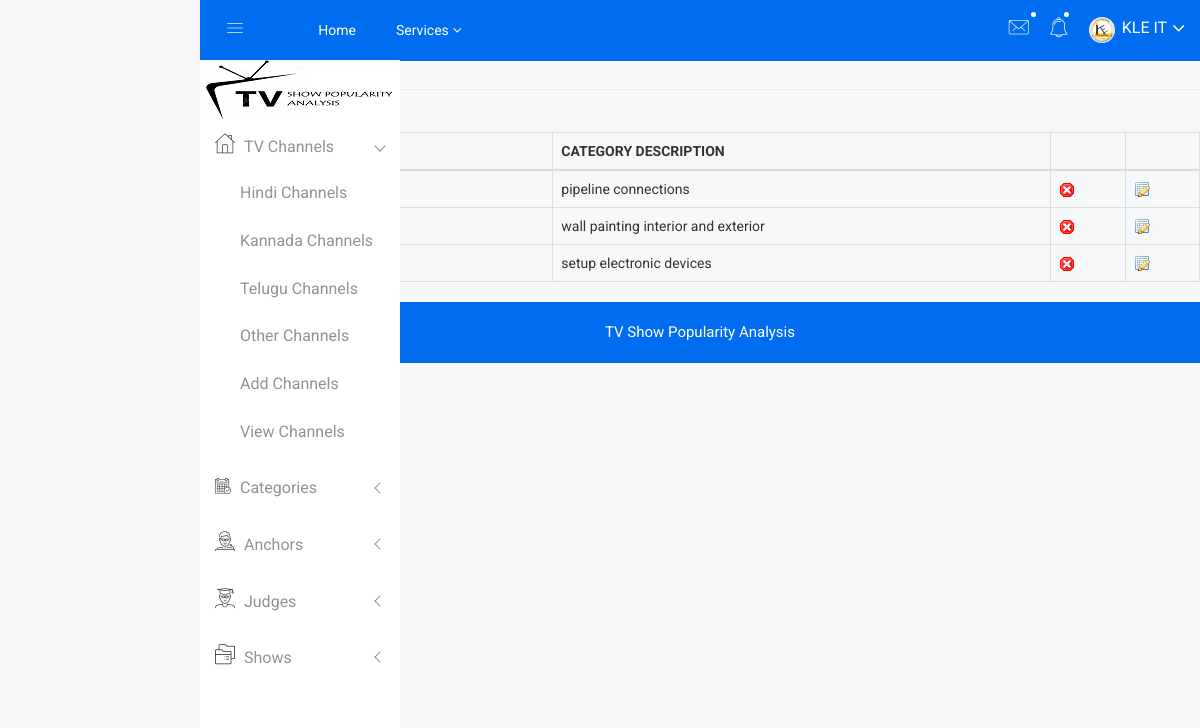
/admin/Admin/view_category.php, run on the app's committed database.
### tables this page shows
CREATE TABLE `category` (
  `category_id` int(20) NOT NULL auto_increment,
  `category_name` varchar(20) NOT NULL,
  `category_description` varchar(100) NOT NULL,
  PRIMARY KEY  (`category_id`)
);

### admin/Admin/view_category.php (the view, shortened to what this page needs)
<?php include('metatags.php');   ?>
<?php include('header.php');   ?>
<?php include('sidebar.php');   ?>
            <div id="page-content">
                <h4 class="page-header">CATEGORY</h4>
<a href="category.php"><button>ADD NEW</button></a>
                <div class="block-section">
                    <table class="table table-bordered" id="sample_1">
                        <thead>
 <tr>
<th>#</th>
<th>CATEGORY NAME</th>
<th>CATEGORY DESCRIPTION</th>
<th></th>
<th></th>
</tr>
</thead>
  <tbody>
<?php
$i=0;
include('db.php');
$sql="select * from category";
$res=mysql_query($sql);
while($row=mysql_fetch_array($res))
{
$i=$i+1;
?>
<tr>
<td><?php echo $i;?></td>
<td><?php echo $row['category_name'];?></td>
<td><?php echo $row['category_description'];?></td>
<td><a onclick ="return confirm('Are you sure....')"; href="delete_category.php?id=<?php echo $row['category_id'];?>"><img src="hr.gif"></a></td>
<td><a href="edit_category.php?id=<?php echo $row['category_id'];?>"><img src="edit-icon.gif"></a></td>
</tr>
<?php
}
?>
                        </tbody>
                    </table>
                </div>
            </div>
			<link rel="stylesheet" href="js/validationEngine.jquery.css" type="text/css" media="screen" title="no title" charset="utf-8" />
<?php include('footer.php');   ?>

### admin/Admin/css/main.css (style rules this page uses)
html { color: #222; font-size: 1em; line-height: 1.4; }
audio, canvas, iframe, img, svg, video { vertical-align: middle; }

### data on the page
category: category_description "pipeline connections"
category: category_description "wall painting interior and exterior"
category: category_description "setup electronic devices"
